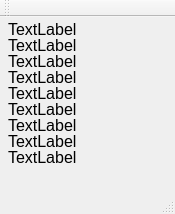
<?xml version="1.0" encoding="UTF-8"?>
<ui version="4.0">
 <class>MainWindow</class>
 <widget class="QMainWindow" name="MainWindow">
  <property name="geometry">
   <rect>
    <x>0</x>
    <y>0</y>
    <width>175</width>
    <height>214</height>
   </rect>
  </property>
  <property name="windowTitle">
   <string>MainWindow</string>
  </property>
  <widget class="QWidget" name="centralWidget">
   <widget class="QLabel" name="label">
    <property name="geometry">
     <rect>
      <x>8</x>
      <y>4</y>
      <width>97</width>
      <height>16</height>
     </rect>
    </property>
    <property name="font">
     <font>
      <pointsize>12</pointsize>
     </font>
    </property>
    <property name="text">
     <string>TextLabel</string>
    </property>
   </widget>
   <widget class="QLabel" name="label_2">
    <property name="geometry">
     <rect>
      <x>8</x>
      <y>20</y>
      <width>101</width>
      <height>16</height>
     </rect>
    </property>
    <property name="font">
     <font>
      <pointsize>12</pointsize>
     </font>
    </property>
    <property name="text">
     <string>TextLabel</string>
    </property>
   </widget>
   <widget class="QLabel" name="label_3">
    <property name="geometry">
     <rect>
      <x>8</x>
      <y>36</y>
      <width>101</width>
      <height>16</height>
     </rect>
    </property>
    <property name="font">
     <font>
      <pointsize>12</pointsize>
     </font>
    </property>
    <property name="text">
     <string>TextLabel</string>
    </property>
   </widget>
   <widget class="QLabel" name="label_4">
    <property name="geometry">
     <rect>
      <x>8</x>
      <y>52</y>
      <width>97</width>
      <height>16</height>
     </rect>
    </property>
    <property name="font">
     <font>
      <pointsize>12</pointsize>
     </font>
    </property>
    <property name="text">
     <string>TextLabel</string>
    </property>
   </widget>
   <widget class="QLabel" name="label_5">
    <property name="geometry">
     <rect>
      <x>8</x>
      <y>68</y>
      <width>85</width>
      <height>16</height>
     </rect>
    </property>
    <property name="font">
     <font>
      <pointsize>12</pointsize>
     </font>
    </property>
    <property name="text">
     <string>TextLabel</string>
    </property>
   </widget>
   <widget class="QLabel" name="label_6">
    <property name="geometry">
     <rect>
      <x>8</x>
      <y>84</y>
      <width>97</width>
      <height>16</height>
     </rect>
    </property>
    <property name="font">
     <font>
      <pointsize>12</pointsize>
     </font>
    </property>
    <property name="text">
     <string>TextLabel</string>
    </property>
   </widget>
   <widget class="QLabel" name="label_7">
    <property name="geometry">
     <rect>
      <x>8</x>
      <y>100</y>
      <width>97</width>
      <height>16</height>
     </rect>
    </property>
    <property name="font">
     <font>
      <pointsize>12</pointsize>
     </font>
    </property>
    <property name="text">
     <string>TextLabel</string>
    </property>
   </widget>
   <widget class="QLabel" name="label_8">
    <property name="geometry">
     <rect>
      <x>8</x>
      <y>116</y>
      <width>85</width>
      <height>16</height>
     </rect>
    </property>
    <property name="font">
     <font>
      <pointsize>12</pointsize>
     </font>
    </property>
    <property name="text">
     <string>TextLabel</string>
    </property>
   </widget>
   <widget class="QLabel" name="label_9">
    <property name="geometry">
     <rect>
      <x>8</x>
      <y>132</y>
      <width>141</width>
      <height>16</height>
     </rect>
    </property>
    <property name="font">
     <font>
      <pointsize>12</pointsize>
     </font>
    </property>
    <property name="text">
     <string>TextLabel</string>
    </property>
   </widget>
  </widget>
  <widget class="QMenuBar" name="menuBar">
   <property name="geometry">
    <rect>
     <x>0</x>
     <y>0</y>
     <width>175</width>
     <height>22</height>
    </rect>
   </property>
  </widget>
  <widget class="QToolBar" name="mainToolBar">
   <attribute name="toolBarArea">
    <enum>TopToolBarArea</enum>
   </attribute>
   <attribute name="toolBarBreak">
    <bool>false</bool>
   </attribute>
  </widget>
  <widget class="QStatusBar" name="statusBar"/>
 </widget>
 <layoutdefault spacing="6" margin="11"/>
 <resources/>
 <connections/>
</ui>
